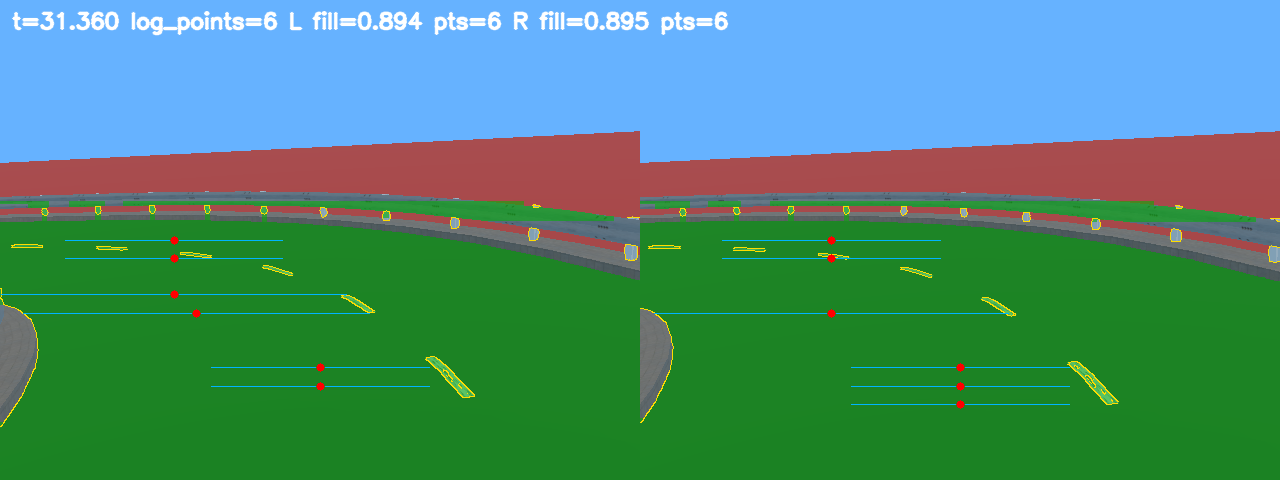
#> input picture experiments/cases/R026_first_left_tight_radius/overlay_000031_360.png, 1280 x 480 px; its folder holds only this picture in this run
$ python -i team_controller.py   (imports and definitions only)
#> lines starting #> are read from the running program, lines starting #| are printed output that depends on the picture; after the words box and inside, x2 and y2 are one past the last pixel; in counts of white or black regions, pixels touching at a corner belong together
#> further down, picture is the input picture: shape (480, 1280, 3); mean B, G, R 113.7, 139.3, 73.7
from dataclasses import dataclass
import math

import cv2
import numpy as np


# ---- common.py ----

\
\
\
\
\


@dataclass
class PerceptionObs:
\
\
\
\
\
\


    center_points: np.ndarray
    left_edge_points: np.ndarray
    right_edge_points: np.ndarray
    road_width_est: float
    confidence: float
    debug_flags: int = 0
    line_offset: float = 0.0
    line_heading: float = 0.0
    line_confidence: float = 0.0
    left_margin_near: float = 1.0
    right_margin_near: float = 1.0
    near_obstacle: bool = False


    frame_motion: float = 100.0


@dataclass
class TrackState:
\
\
\
\
\
\


    lateral_error: float
    heading_error: float
    curvature: float
    lookahead_error: float
    confidence: float
    lost: bool
    red_environment: bool = False
    line_offset: float = 0.0
    line_heading: float = 0.0
    line_confidence: float = 0.0
    left_margin_near: float = 1.0
    right_margin_near: float = 1.0
    near_obstacle: bool = False

    frame_motion: float = 100.0


@dataclass
class ControlCmd:
\
\
\
\
\
\


    steering: float
    speed: float


def clamp(value: float, low: float, high: float) -> float:
\
\
\
\
\
\


    return max(low, min(high, float(value)))


# [16 lines left out: function clamp_cmd, not called in this run]


# ---- params.py ----

"""策略参数配置。

功能概述：集中保存采样色卡、视觉、估计和控制策略参数。
输入输出：输入任意 profile 名称，输出同一套控制参数。
处理流程：先定义从 Webots 原图采样得到的颜色配置，再定义感知、估计和控制参数。
"""

COLOR_PROFILE = {


    "road_asphalt_dark_gray": {
        "rgb_median": (66.5, 77.0, 85.5),
        "bgr_median": (85.5, 77.0, 66.5),
        "hsv_median": (104.0, 57.5, 85.5),
        "lab_median": (82.0, 126.0, 121.5),
        "hsv_tolerance": (10.0, 22.0, 28.0),
        "lab_tolerance": (10.0, 3.0, 4.0),
        "b_minus_g_min": 6.0,
        "b_minus_g_max": 18.0,
        "g_minus_r_min": 6.0,
        "g_minus_r_max": 18.0,
    },
    "curb_shoulder_light_gray": {
        "rgb_median": (82.0, 92.0, 96.5),
        "bgr_median": (96.5, 92.0, 82.0),
        "hsv_median": (103.0, 42.0, 96.5),
        "lab_median": (98.5, 126.0, 123.5),
        "hsv_tolerance": (16.0, 28.0, 36.0),
        "lab_tolerance": (20.0, 6.0, 8.0),
    },
    "guardrail_light_gray": {
        "rgb_median": (93.0, 94.5, 79.5),
        "bgr_median": (79.5, 94.5, 93.0),
        "hsv_median": (102.5, 102.5, 140.5),
        "lab_median": (116.5, 125.5, 133.5),
        "hsv_tolerance": (18.0, 70.0, 70.0),
        "lab_tolerance": (38.0, 40.0, 36.0),
    },
    "green_grass": {
        "rgb_median": (86.5, 149.5, 65.5),
        "bgr_median": (65.5, 149.5, 86.5),
        "hsv_median": (52.5, 143.5, 149.5),
        "lab_median": (143.5, 91.5, 165.5),
        "hsv_tolerance": (18.0, 55.0, 70.0),
        "lab_tolerance": (35.0, 28.0, 35.0),
    },
    "red_ground": {
        "rgb_median": (168.0, 74.0, 75.0),
        "bgr_median": (75.0, 74.0, 168.0),
        "hsv_median": (179.0, 143.0, 168.0),
        "lab_median": (112.0, 167.0, 146.0),
        "hsv_tolerance": (12.0, 55.0, 70.0),
        "lab_tolerance": (35.0, 35.0, 35.0),
    },
    "blue_sky": {
        "rgb_median": (102.0, 178.0, 255.0),
        "bgr_median": (255.0, 178.0, 102.0),
        "hsv_median": (105.0, 153.0, 255.0),
        "lab_median": (181.0, 127.0, 83.0),
        "hsv_tolerance": (14.0, 45.0, 35.0),
        "lab_tolerance": (28.0, 12.0, 25.0),
    },
}

VISION_PROFILE = {
    "roi_top_ratio": 0.42,
    "scan_top_ratio": 0.50,
    "scan_bottom_ratio": 0.92,
    "scan_count": 12,
    "row_band": 2,
    "road_gray_min": 35.0,
    "road_gray_max": 115.0,
    "grass_hue_min": 35.0,
    "grass_hue_max": 95.0,
    "grass_sat_min": 60.0,
    "grass_value_min": 40.0,
    "barrier_hue_min": 92.0,
    "barrier_hue_max": 118.0,
    "barrier_sat_min": 60.0,
    "barrier_value_min": 80.0,
    "barrier_value_max": 210.0,
    "barrier_bridge_row_ratio": 0.25,
    "texture_gray_std_scale": 35.0,
    "min_segment_width": 24.0,
    "max_segment_gap": 90.0,
    "fallback_min_segment_width": 96.0,
    "fallback_initial_center_max_offset": 0.22,
    "fallback_narrow_jump_max_ratio": 0.16,
    "early_max_segment_width_ratio": 0.995,
    "red_world_min_ratio": 0.05,
    "max_segment_width_ratio": 0.90,
    "wide_segment_localize_ratio": 0.58,
    "wide_segment_window_ratio": 0.34,
    "temporal_anchor_window_ratio": 0.38,
    "max_center_jump_ratio": 0.35,
    "min_valid_scans": 4,
    "min_camera_confidence": 0.12,
    "empty_mask_confidence_scale": 0.25,
    "saturated_mask_confidence_scale": 0.25,
    "red_mask_fill_warning": 0.78,
    "red_mask_fill_confidence_scale": 0.45,
    "fusion_max_offset_gap": 0.18,
    "fusion_confidence_margin": 0.18,
    "fusion_merge_gap": 0.12,
    "fusion_merge_min_confidence": 0.35,
}

OPPONENT_PROFILE = {
    "enable_opponent_avoidance": True,
    "near_obstacle_segment_gap": 28.0,
    "near_obstacle_min_timestamp": 0.0,
    "near_obstacle_scan_y_ratio": 0.54,
    "near_obstacle_roi_top_ratio": 0.48,
    "near_obstacle_roi_bottom_ratio": 0.94,
    "near_obstacle_roi_x_margin_ratio": 0.08,
    "near_obstacle_white_gray_min": 150.0,
    "near_obstacle_white_sat_max": 80.0,
    "near_obstacle_black_gray_max": 30.0,
    "near_obstacle_black_value_max": 45.0,


    "near_obstacle_min_area": 500.0,
    "near_obstacle_min_width": 24.0,
    "near_obstacle_min_height": 14.0,
}

LINE_FOLLOW_PROFILE = {
    "enable": True,
    "white_min": 145.0,


    "scan_top_ratio": 0.44,
    "scan_bottom_ratio": 0.92,
    "scan_count": 12,
    "confidence_full_points": 5.0,
    "row_band": 2,
    "min_segment_width": 3.0,
    "max_segment_width": 70.0,


    "white_chroma_max": 40.0,
    "context_window": 18,
    "context_gap": 4,
    "context_min_ratio": 0.5,
    "road_dark_min": 28.0,
    "road_dark_max": 110.0,
    "road_dark_chroma_max": 36.0,
    "offset_near_fraction": 0.34,
    "initial_center_max_offset": 0.40,
    "max_center_jump_ratio": 0.32,
    "min_points_per_camera": 3,
    "min_y_span": 60.0,
    "near_y_ratio": 0.78,
    "far_y_ratio": 0.55,
    "min_confidence": 0.30,
    "offset_gain": 0.76,
    "heading_gain": 0.18,
    "max_correction": 0.34,


    "offset_trust_max": 0.75,
    "offset_jump_max": 0.12,
    "confirm_frames": 3,
    "smoothing": 0.5,
    "curve_gate": 0.35,


    "offset_priority_min": 0.18,
    "offset_curve_min_scale": 0.35,


    "inside_assist_enable": True,
    "inside_assist_offset_min": 0.30,
    "inside_assist_streak_min": 4,
    "inside_assist_gain": 0.55,
    "inside_assist_max": 0.20,
    "hold_offset_min": 0.30,
    "hold_frames": 8,
    "hold_decay": 0.90,


    "single_camera_enable": True,
    "single_camera_min_confidence": 0.60,
    "single_camera_confidence_scale": 0.65,
    "single_camera_offset_max": 0.75,


    "startup_acquire_until": 14.0,
    "startup_offset_min": 0.32,
    "startup_offset_trust_max": 0.65,
    "startup_heading_min": 0.05,
    "startup_heading_max": 0.35,
    "startup_confirm_frames": 1,
    "startup_curve_gate": 0.75,
    "startup_max_correction": 0.22,
    "startup_smoothing": 0.35,
    "startup_decay": 0.86,
}

ESTIMATOR_PROFILE = {
    "image_center_x": 320.0,
    "x_scale": 320.0,
    "lost_confidence": 0.08,
    "min_center_points": 3,
    "min_good_points": 8,
    "min_y_span": 30.0,
    "min_y_span_good": 220.0,
    "min_road_width_for_conf": 20.0,
    "near_progress_max": 0.35,
    "far_progress_min": 0.60,
    "near_eval_progress": 0.15,
    "far_eval_progress": 0.75,
    "heading_eval_progress": 0.45,
    "poly2_min_points": 5,
    "curvature_full_points": 12,
    "curvature_min_y_span": 150.0,
    "heading_gain": 1.25,
    "curvature_gain": 1.45,
    "fallback_curvature_gain": 0.70,
    "max_fit_error": 0.22,
    "smooth_alpha": 0.28,
    "low_conf_extra_smoothing": 0.30,
    "min_smooth_alpha": 0.18,
    "max_smooth_alpha": 0.70,
    "curve_smooth_alpha": 0.46,
    "max_error_delta": 0.22,
    "max_heading_delta": 0.20,
    "max_curvature_delta": 0.18,
    "lost_lateral_decay": 0.85,
    "lost_heading_decay": 0.78,
    "lost_curvature_decay": 0.76,
    "lost_lookahead_decay": 0.82,


    "line_target_min_confidence": 0.30,
    "line_lateral_weight": 0.85,
    "line_heading_weight": 0.55,
    "line_lookahead_weight": 0.70,
    "line_lookahead_projection": 0.55,
    "line_target_normal_offset_max": 0.75,
    "line_target_normal_scale": 0.55,
    "line_target_unreliable_road_scale": 1.00,
    "line_target_startup_scale": 0.76,
    "line_target_road_confidence_max": 0.60,
    "line_target_confidence_scale": 0.75,


    "line_offset_priority_min": 0.18,
    "line_conflict_heading_scale": 0.20,
    "line_conflict_projected_scale": 0.65,
    "line_startup_until": 14.0,
    "line_startup_offset_min": 0.32,
    "line_startup_offset_max": 0.65,
    "line_startup_heading_min": 0.05,
    "line_startup_heading_max": 0.35,
    "line_startup_memory_frames": 120,
    "line_startup_memory_trust_scale": 0.66,
    "line_startup_memory_value_decay": 0.965,
    "timestamp_reset_gap": 2.0,
}

CONTROL = {
    "base_speed": 0.96,
    "max_speed": 1.00,
    "min_speed": 0.16,
    "straight_curve_max": 0.12,
    "straight_offset_max": 0.12,
    "straight_heading_max": 0.28,
    "straight_lost_steering_max": 0.12,
    "straight_memory_frames": 48,
    "straight_speed": 0.95,
    "straight_lost_speed": 0.92,
    "start_caution_seconds": 0.8,
    "start_speed": 0.36,
    "lost_confidence": 0.10,
    "recovery_confidence": 0.28,
    "lost_speed": 0.28,


    "recovery_speed": 0.55,
    "hard_turn_speed": 0.72,
    "hard_turn_center_speed_bonus": 0.28,
    "correction_speed": 0.72,
    "hard_turn_threshold": 0.30,
    "hard_turn_exit_threshold": 0.24,
    "hard_turn_enter_frames": 2,
    "recovery_enter_frames": 2,
    "correction_error": 0.25,
    "recovery_frames": 4,
    "risk_curve_weight": 0.42,
    "risk_offset_weight": 0.28,
    "risk_confidence_weight": 0.22,
    "risk_lost_weight": 0.80,
    "near_weight_base": 0.90,
    "near_weight_offset_boost": 0.55,
    "far_weight_base": 0.75,
    "far_weight_curve_boost": 0.28,
    "far_conflict_offset_start": 0.18,
    "far_conflict_offset_scale": 2.00,
    "far_conflict_min_scale": 0.22,
    "gain_lateral": 0.80,
    "gain_lookahead": 0.68,
    "gain_heading": 0.68,
    "gain_curve": 0.12,
    "gain_lateral_nonlinear": 0.22,
    "gain_curve_nonlinear": 0.02,


    "turn_in_lateral_ref": 0.75,


    "turn_in_speed_comp": 0.6,


    "turn_in_hold_decay": 0.92,


    "corner_relief_enable": True,
    "corner_relief_conf_min": 0.45,
    "corner_relief_offset_min": 0.25,
    "corner_relief_gain": 2.0,
    "corner_relief_max": 0.85,
    "corner_relief_hold_decay": 0.85,
    "steering_deadzone": 0.015,
    "max_abs_steering": 0.76,
    "hard_turn_steering_scale": 0.78,
    "steering_speed_cap_scale": 0.20,


    "inside_margin_warning": 0.34,
    "inside_margin_outward_gain": 0.0,
    "inside_margin_steering_cap": 1.0,
    "inside_margin_slowdown": 0.0,
    "inside_left_lateral_min": 0.05,
    "inside_left_heading_max": -0.24,
    "inside_left_curvature_max": -0.45,
    "inside_left_steering_limit": -0.40,

    "curve_slowdown": 0.42,
    "curve_power": 1.5,
    "offset_slowdown": 0.28,
    "offset_power": 1.25,


    "min_confidence_factor": 0.95,
    "steering_slowdown": 0.12,
    "steering_power": 1.15,
    "steering_smoothing_cruise": 0.16,
    "steering_smoothing_turn": 0.14,
    "steering_smoothing_correction": 0.14,
    "steering_smoothing_recovery": 0.28,
    "max_steering_delta": 0.46,

    "max_speed_increase_per_sec": 5.0,
    "max_speed_decrease_per_sec": 4.80,
    "escape_min_confidence": 0.25,
    "escape_curve_threshold": 0.45,
    "escape_steering_threshold": 0.70,
    "escape_offset_threshold": 0.62,
    "escape_offset_speed_threshold": 0.36,
    "escape_offset_heading_abs_max": 0.18,
    "escape_offset_curve_abs_max": 0.30,
    "escape_offset_lookahead_alignment": 0.30,
    "escape_offset_trigger_frames": 14,
    "escape_low_speed_threshold": 0.28,
    "escape_low_speed_trigger_frames": 45,
    "escape_signature_delta": 0.35,

    "escape_wiggle_amplitude": 0.30,


    "escape_turn_speed_max": 0.36,
    "escape_trigger_frames": 18,
    "escape_turn_frames": 24,
    "escape_turn_steering": 0.58,
    "escape_turn_speed": 0.62,
    "escape_offset_frames": 72,
    "escape_offset_steering": 0.74,
    "escape_offset_speed": 0.78,
    "escape_low_speed_frames": 90,
    "escape_low_speed_steering": 0.95,
    "escape_low_speed_speed": 0.35,
    "escape_pinned_lateral_min": 0.38,
    "escape_pinned_steering_min": 0.48,
    "escape_pinned_speed_max": 0.60,
    "escape_pinned_trigger_frames": 12,
    "escape_pinned_frames": 40,
    "escape_pinned_steering": 0.92,
    "escape_pinned_speed": 0.35,


    "escape_boundary_margin_risk": 0.90,
    "escape_boundary_margin_max": 0.08,
    "escape_boundary_speed_max": 0.46,
    "escape_boundary_min_confidence": 0.35,
    "escape_boundary_trigger_frames": 6,
    "escape_boundary_frames": 90,
    "escape_boundary_steering": 0.92,
    "escape_boundary_speed": 0.45,


    "escape_reverse_speed": 0.42,
    "escape_pinned_reverse_frames": 16,
    "escape_low_speed_reverse_frames": 30,
    "escape_boundary_reverse_frames": 26,

    "opponent_speed_factor": 0.72,

    "opponent_corner_speed_factor": 0.55,
    "opponent_corner_curve_threshold": 0.25,


    "opponent_avoid_steering_enable": True,
    "opponent_avoid_steering_gain": 0.65,
    "opponent_avoid_steering_max": 0.42,


    "force_reverse_lost_streak": 45,
    "force_reverse_lost_frames": 120,
    "force_reverse_lost_speed": 0.40,
    "force_reverse_lost_steering": 0.95,

    "force_reverse_zero_speed_threshold": 0.08,
    "force_reverse_zero_speed_frames": 60,


    "force_reverse_back_speed": 0.45,
    "force_reverse_back_frames": 40,


    "motion_still_threshold": 0.2,
    "motion_still_frames": 40,
    "motion_still_min_cmd_speed": 0.35,
    "nominal_dt": 0.032,
    "timestamp_reset_gap": 2.0,
}

# [11 lines left out: function get_profile, not called in this run]


# ---- opponent.py ----

"""对手车辆感知模块。

功能概述：保留可提交的近处车身检测逻辑，供后续多车策略使用。
输入输出：输入单张 BGR 图像，输出是否检测到近距离车身遮挡。
处理流程：截取下半部中间 ROI，只提取亮白和近黑候选块，再用连通域尺寸过滤噪声。
"""


def detect_near_vehicle_obstacle(image: np.ndarray, profile: dict | None = None) -> bool:
\
\
\
\
\
\
\


    params = OPPONENT_PROFILE if profile is None else profile
    height, width = image.shape[:2]
    y0 = int(height * params["near_obstacle_roi_top_ratio"])
    y1 = int(height * params["near_obstacle_roi_bottom_ratio"])
    x_margin = int(width * params["near_obstacle_roi_x_margin_ratio"])
    roi = image[y0:y1, x_margin : width - x_margin]
    if roi.size == 0:
        return False

    gray = cv2.cvtColor(roi, cv2.COLOR_BGR2GRAY)
    hsv = cv2.cvtColor(roi, cv2.COLOR_BGR2HSV)
    saturation = hsv[:, :, 1]
    value = hsv[:, :, 2]
    bright_body = (gray > params["near_obstacle_white_gray_min"]) & (
        saturation < params["near_obstacle_white_sat_max"]
    )
    dark_body = (gray < params["near_obstacle_black_gray_max"]) & (value < params["near_obstacle_black_value_max"])
    candidate = (bright_body | dark_body).astype(np.uint8) * 255

    kernel = np.ones((5, 5), dtype=np.uint8)
    candidate = cv2.morphologyEx(candidate, cv2.MORPH_OPEN, kernel, iterations=1)
    count, _, stats, _ = cv2.connectedComponentsWithStats(candidate, 8)
    min_area = float(params["near_obstacle_min_area"])
    min_width = float(params["near_obstacle_min_width"])
    min_height = float(params["near_obstacle_min_height"])
    for index in range(1, count):
        _, _, comp_width, comp_height, area = stats[index]
        if area >= min_area and comp_width >= min_width and comp_height >= min_height:
            return True
    return False


# ---- perception.py ----

"""视觉感知模块。

功能概述：从左右摄像头图像中分割道路表面，并沿扫描线跟踪可行驶走廊。
输入输出：输入 BGR 图像和可选时间戳，输出 `PerceptionObs`。
处理流程：估计道路颜色，生成道路 mask，逐行选择连续走廊，再融合左右摄像头结果。
"""


_RED_ENVIRONMENT_FLAG = 32


_LAST_FRAME_CENTERS: list[tuple[float, float]] | None = None
_LAST_FRAME_TIMESTAMP: float | None = None


def _save_frame_centers(centers: list[tuple[float, float]]) -> None:

    global _LAST_FRAME_CENTERS
    if not centers:
        _LAST_FRAME_CENTERS = None
    else:
        _LAST_FRAME_CENTERS = list(centers)


def _maybe_reset_perception_by_timestamp(timestamp: float | None) -> None:

    global _LAST_FRAME_CENTERS, _LAST_FRAME_TIMESTAMP
    if timestamp is None:
        _LAST_FRAME_CENTERS = None
        _LAST_FRAME_TIMESTAMP = None
        return
    if _LAST_FRAME_TIMESTAMP is not None:
        elapsed = float(timestamp) - float(_LAST_FRAME_TIMESTAMP)
        if elapsed < 0.0 or elapsed > 2.0:
            _LAST_FRAME_CENTERS = None
    _LAST_FRAME_TIMESTAMP = float(timestamp)


@dataclass
class _CameraScan:
\
\
\
\
\
\


    center_points: np.ndarray
    left_edge_points: np.ndarray
    right_edge_points: np.ndarray
    road_width_est: float
    confidence: float
    debug_flags: int = 0
    near_obstacle: bool = False


def _empty_points() -> np.ndarray:
    return np.empty((0, 2), dtype=np.float32)


def _empty_scan(debug_flags: int = 1) -> _CameraScan:
    points = _empty_points()
    return _CameraScan(points, points, points, 0.0, 0.0, debug_flags=debug_flags)


def _empty_obs(debug_flags: int = 1) -> PerceptionObs:
    points = _empty_points()
    return PerceptionObs(points, points, points, 0.0, 0.0, debug_flags=debug_flags)


def _valid_image(image) -> bool:


    return image is not None and hasattr(image, "shape") and len(image.shape) == 3 and image.shape[2] == 3


def _is_red_environment(image: np.ndarray) -> bool:


    height = image.shape[0]
    roi = image[int(height * 0.30) : int(height * 0.88), :]
    if roi.size == 0:
        return False
    hsv = cv2.cvtColor(roi, cv2.COLOR_BGR2HSV)
    hue = hsv[:, :, 0]
    saturation = hsv[:, :, 1]
    value = hsv[:, :, 2]
    red = ((hue < 12) | (hue > 168)) & (saturation > 80) & (value > 50)
    red_ratio = float(np.count_nonzero(red)) / max(float(red.size), 1.0)
    return red_ratio >= VISION_PROFILE["red_world_min_ratio"]


def _hue_delta(hue: np.ndarray, center: float) -> np.ndarray:


    delta = np.abs(hue.astype(np.float32) - float(center))
    return np.minimum(delta, 180.0 - delta)


def _sampled_color_mask(hsv: np.ndarray, lab: np.ndarray, color_name: str) -> np.ndarray:
\
\
\
\
\
\


    profile = COLOR_PROFILE[color_name]
    hsv_center = profile["hsv_median"]
    hsv_tol = profile["hsv_tolerance"]
    lab_center = profile["lab_median"]
    lab_tol = profile["lab_tolerance"]
    hsv_match = (
        (_hue_delta(hsv[:, :, 0], hsv_center[0]) <= hsv_tol[0])
        & (np.abs(hsv[:, :, 1].astype(np.float32) - hsv_center[1]) <= hsv_tol[1])
        & (np.abs(hsv[:, :, 2].astype(np.float32) - hsv_center[2]) <= hsv_tol[2])
    )
    lab_match = (
        (np.abs(lab[:, :, 0] - lab_center[0]) <= lab_tol[0])
        & (np.abs(lab[:, :, 1] - lab_center[1]) <= lab_tol[1])
        & (np.abs(lab[:, :, 2] - lab_center[2]) <= lab_tol[2])
    )
    return hsv_match & lab_match


def _build_masks(image: np.ndarray, timestamp=None) -> tuple[np.ndarray, np.ndarray, float, float, bool]:
\
\
\
\
\
\
\


    height = image.shape[0]
    top = int(height * VISION_PROFILE["roi_top_ratio"])
    roi = image[top:, :, :]
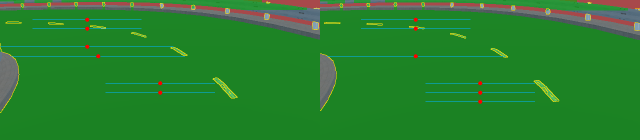
#> roi: shape (279, 1280, 3) (shown at 1/2 size); mean B, G, R 45.3, 129.4, 39.5

    gray_roi = cv2.cvtColor(roi, cv2.COLOR_BGR2GRAY)
    hsv_roi = cv2.cvtColor(roi, cv2.COLOR_BGR2HSV)
#> hsv_roi: shape (279, 1280, 3); mean H, S, V 65.5, 186.2, 133.7
    lab_roi = cv2.cvtColor(roi, cv2.COLOR_BGR2LAB).astype(np.float32)
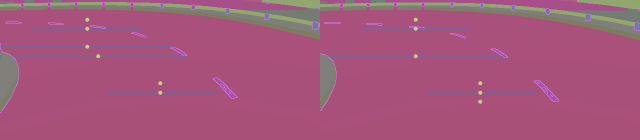
#> lab_roi: shape (279, 1280, 3) float32 (shown at 1/2 size); mean B, G, R 123, 86.6, 164
    bgr_roi = roi.astype(np.float32)
    road_color = COLOR_PROFILE["road_asphalt_dark_gray"]
    b_minus_g = bgr_roi[:, :, 0] - bgr_roi[:, :, 1]
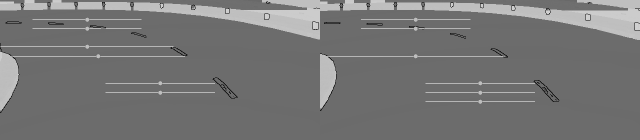
#> b_minus_g: shape (279, 1280) float32 (shown at 1/2 size); min -220, max 75, mean -84; drawn with min black and max white
    g_minus_r = bgr_roi[:, :, 1] - bgr_roi[:, :, 2]
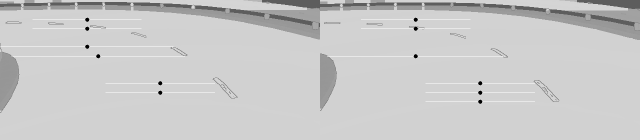
#> g_minus_r: shape (279, 1280) float32 (shown at 1/2 size); min -255, max 180, mean 89.9; drawn with min black and max white
    road_core = (
        _sampled_color_mask(hsv_roi, lab_roi, "road_asphalt_dark_gray")
        & (gray_roi >= VISION_PROFILE["road_gray_min"])
        & (gray_roi <= VISION_PROFILE["road_gray_max"])
        & (b_minus_g >= road_color["b_minus_g_min"])
        & (b_minus_g <= road_color["b_minus_g_max"])
        & (g_minus_r >= road_color["g_minus_r_min"])
        & (g_minus_r <= road_color["g_minus_r_max"])
    )
#> in _hue_delta, `return np.minimum(delta, 180.0 - delta)`:
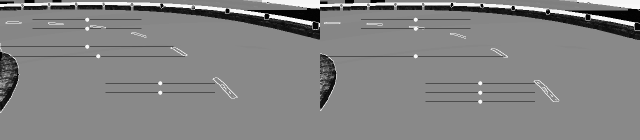
#> returned value: shape (279, 1280) float32 (shown at 1/2 size); min 0, max 78, mean 40.3; drawn with min black and max white
#> in _sampled_color_mask, `hsv_match = ( (_hue_delta(hsv[:, :, 0], hsv_center[0]) <= hsv_tol[0]) ..`:
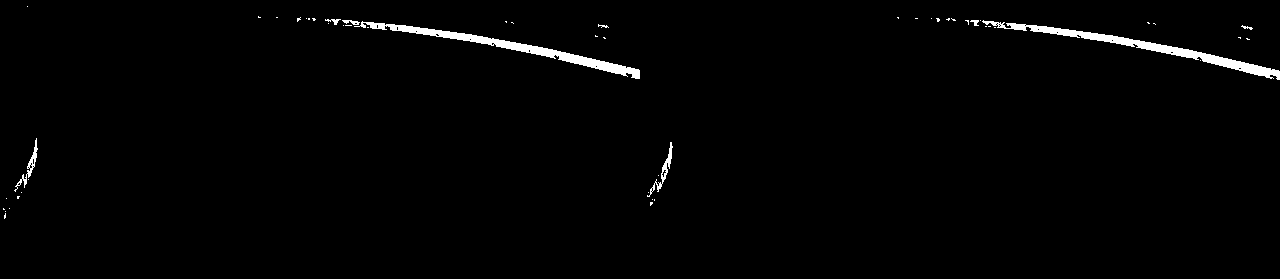
#> hsv_match: shape (279, 1280) bool; 1.4% white; 53 white regions (44 under 20 px), largest, box (x1, y1, x2, y2) and area: (982, 20, 1280, 80) 2167, (354, 21, 640, 79) 2100, (647, 142, 673, 197) 232
#> road_core: shape (279, 1280) bool; 0.07% white in thin lines or dots, all inside (x1, y1, x2, y2) = (379, 21, 1269, 76)
    non_road_roi = (
        _sampled_color_mask(hsv_roi, lab_roi, "green_grass")
        | _sampled_color_mask(hsv_roi, lab_roi, "red_ground")
        | _sampled_color_mask(hsv_roi, lab_roi, "blue_sky")
    )
#> call 2 of _hue_delta, with center = 52.5
#> in _hue_delta (call 2), `return np.minimum(delta, 180.0 - delta)`:
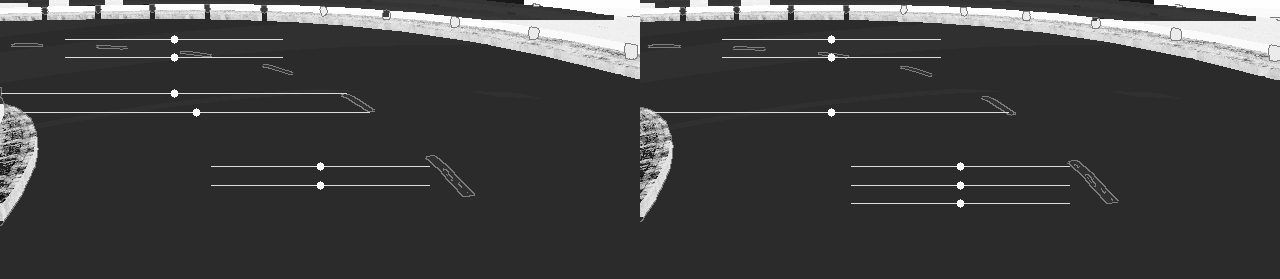
#> returned value: shape (279, 1280) float32; min 0.5, max 53.5, mean 13.9; drawn with min black and max white
#> (the rest of the program and of its run is left out)
